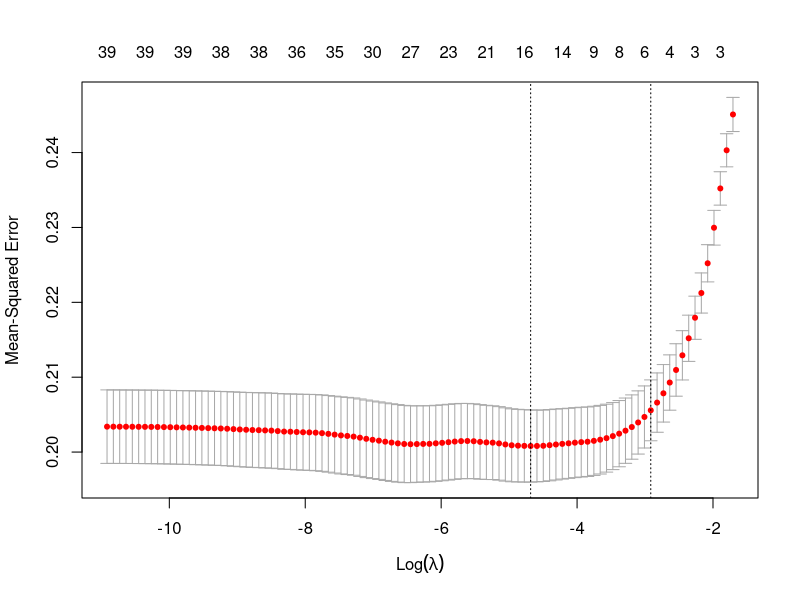

This chart was generated by the following R code: (Note: this script raises an error after producing the figure.)
# Required Data
data = read.csv("Data_Training.csv")
data$X = NULL
data$match_url = NULL
data = data[!(rowSums(is.na(data))),]

# Train-Test split
set.seed(64)
train_rows = sample(1:nrow(data), round(0.75*nrow(data),digits=0)) 
data_train = data[train_rows, ]
data_test = data[-train_rows, ]

# X(predictors) and y(output) for Neural network
x_train = subset(data_train, select = -c(Output))
y_train = subset(data_train, select = c(Output))
x_test = subset(data_test, select = -c(Output))
y_test = subset(data_test, select = c(Output))

# Lasso for Variable Selection
x = model.matrix(~. , x_train)
y = as.matrix(y_train)
glm <- glmnet::cv.glmnet(x=x,y=y,type.measure='mse',nfolds=10,alpha=1)
plot(glm)
co<-coef(glm,s = "lambda.1se")
inds<-which(co!=0)
variables<-row.names(co)[inds]
variables<-variables[!(variables %in% '(Intercept)')]
vars=as.character(paste(variables, collapse='+'))

# Logistic Regression
formula = paste("Output ~ ", vars, sep="")
lgm <- glm(formula ,data = data_train, family = binomial(link = "logit"))

# Training Accuracy
train_fitted.results = ifelse(lgm$fitted.values > 0.5, 1, 0)
train_misClasificError <- mean(train_fitted.results != data_train$Output)
print(paste('Training Accuracy ',round(1-train_misClasificError, 4)*100, '%', sep = ''))

# Predicing on the test dataset
test_results = predict.glm(lgm,newdata = x_test, type = "response")
test_fitted.results <- ifelse(test_results > 0.5,1,0)
data_test$Prediction = test_fitted.results
data_test$Pred_Prob = test_results
test_misClasificError <- mean(test_fitted.results != data_test$Output)
print(paste('Testing Accuracy ',round(1-test_misClasificError, 4)*100, '%', sep = ''))

# Predicting results on 2019 data
data_2019 = read.csv("Data_Testing_2019.csv")
data_2019$X = NULL

x_2019 = subset(data_2019, select = -c(Match, Team1, Team2))
results_2019 = predict.glm(lgm,newdata = x_2019, type = "response")
fitted.results_2019 <- ifelse(results_2019 > 0.5,1,0)
data_2019$Result = fitted.results_2019

# Analysis who wins the most number of matches
winner = function(x){
  if (x$Result == 1){
    x$Winning_Team = x$Team1}
  else {
    x$Winning_Team = x$Team2}
  return (x)
}

winner = function(x){
  if (x["Result"] == 1){
    x["Winning_Team"] = x["Team1"]}
  else {
    x["Winning_Team"] = x["Team2"]}
  return (x)
}

data_2019_final = as.data.frame(t(apply(data_2019,1, winner)))
results_2019 <- data_2019_final %>% group_by(Winning_Team) %>% 
summarise(Number_of_wins = n())
results_2019 = results_2019[order(results_2019$Number_of_wins, decreasing = TRUE),]
print(results_2019)

